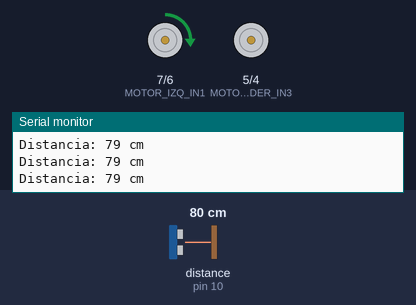
The sketch below on a simulated Arduino Uno, built with avr-gcc and run on an emulated ATmega328P. Shown: motor-driver pin pairs drawn as motors (green arrow = first pin HIGH = forward, orange = second pin HIGH = backward, longer = more drive, scaled by the enable pin), the last lines printed to the serial monitor. Wiring (inferred from the names in the program): ultrasonic range finder: trigger pin 9; echo pin 10. Inputs (shaded band) come from the test bench; at power-on: distance to the obstacle (sensor on pin 10) 80 cm. The echo pulse lasts 58.3 µs per cm.

Above: at 3.2 s.
3.3 s: distance to the obstacle (sensor on pin 10) set to 18 cm
6.3 s: distance to the obstacle (sensor on pin 10) set to 14 cm
At 7.2 s:
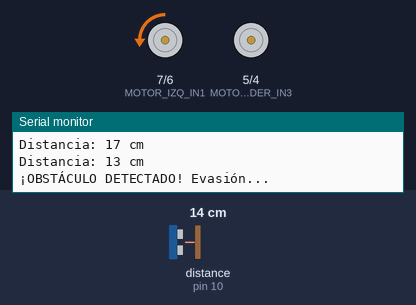
9.3 s: distance to the obstacle (sensor on pin 10) set to 35 cm
10.9 s: distance to the obstacle (sensor on pin 10) set to 2 cm
At 13.8 s:
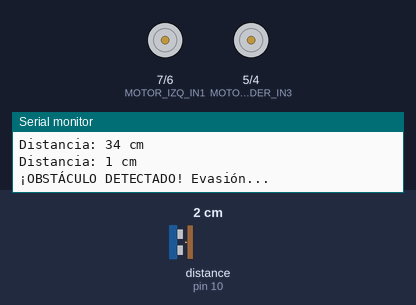
Timing chart, 0 to 14.9 s (numbered marks = the images above; inputs shaded):
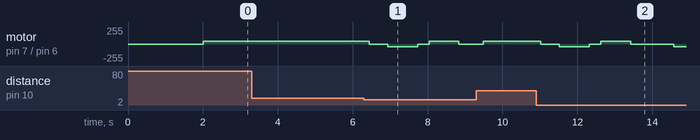

Measured:
- the behaviour switches between 16 and 15 cm on distance to the obstacle (sensor on pin 10) (found by bisection; images 0 and 1)
- after the input at 6.3 s, motor on pin 7 (MOTOR_IZQ_IN1) / pin 6 (MOTOR_IZQ_IN2): forward 40/255 → stopped after 0.14 s, → backward 40/255 0.50 s later, → stopped 0.80 s later, → forward 40/255 0.30 s later, … (5 changes in this stretch)
- after the input at 10.9 s, motor on pin 7 (MOTOR_IZQ_IN1) / pin 6 (MOTOR_IZQ_IN2): forward 40/255 → stopped after 0.12 s, → backward 40/255 0.50 s later, → stopped 0.80 s later, → forward 40/255 0.30 s later, … (6 changes in this stretch)

The sketch:

movobstaculos.ino
```cpp
#include <Arduino.h>

// --- PINES Y CONSTANTES ---
const int TRIG_PIN         = 9;
const int ECHO_PIN         = 10;
const int UMBRAL_OBSTACULO = 15; // cm

const int MOTOR_IZQ_IN1  = 7;
const int MOTOR_IZQ_IN2  = 6;
const int MOTOR_DER_IN3  = 5;
const int MOTOR_DER_IN4  = 4;
const int MOTOR_IZQ_ENA  = 2; // PWM
const int MOTOR_DER_ENB  = 3; // PWM

const int VELOCIDAD_MOTOR = 40; // 0-255

// --- SETUP ---
void setup() {
  Serial.begin(9600);

  // Motores
  pinMode(MOTOR_IZQ_IN1, OUTPUT);
  pinMode(MOTOR_IZQ_IN2, OUTPUT);
  pinMode(MOTOR_DER_IN3, OUTPUT);
  pinMode(MOTOR_DER_IN4, OUTPUT);
  pinMode(MOTOR_IZQ_ENA, OUTPUT);
  pinMode(MOTOR_DER_ENB, OUTPUT);

  // Sensor ultrasónico
  pinMode(TRIG_PIN, OUTPUT);
  pinMode(ECHO_PIN, INPUT);

  detenerse();
  Serial.println("Robot listo. Iniciando detección de obstáculos...");
  delay(2000);
}

// --- LOOP ---
void loop() {
  long duracion;
  int distancia_cm;

  // Emite pulso ultrasónico
  digitalWrite(TRIG_PIN, LOW);
  delayMicroseconds(2);
  digitalWrite(TRIG_PIN, HIGH);
  delayMicroseconds(10);
  digitalWrite(TRIG_PIN, LOW);

  // Lee eco
  duracion = pulseIn(ECHO_PIN, HIGH);
  distancia_cm = duracion * 0.0343 / 2;

  Serial.print("Distancia: ");
  Serial.print(distancia_cm);
  Serial.println(" cm");

  if (distancia_cm > 0 && distancia_cm < UMBRAL_OBSTACULO) {
    Serial.println("¡OBSTÁCULO DETECTADO! Evasión...");
    detenerse();
    delay(500);
    retroceder();
    delay(800);
    detenerse();
    delay(300);
    girarDerecha();
    delay(800);
    detenerse();
    delay(500);
  } else {
    avanzar();
  }

  delay(150);
}

// --- FUNCIONES DE MOVIMIENTO ---

void avanzar() {
  digitalWrite(MOTOR_IZQ_IN1, HIGH);
  digitalWrite(MOTOR_IZQ_IN2, LOW);
  digitalWrite(MOTOR_DER_IN3, HIGH);
  digitalWrite(MOTOR_DER_IN4, LOW);
  analogWrite(MOTOR_IZQ_ENA, VELOCIDAD_MOTOR);
  analogWrite(MOTOR_DER_ENB, VELOCIDAD_MOTOR);
}

void retroceder() {
  digitalWrite(MOTOR_IZQ_IN1, LOW);
  digitalWrite(MOTOR_IZQ_IN2, HIGH);
  digitalWrite(MOTOR_DER_IN3, LOW);
  digitalWrite(MOTOR_DER_IN4, HIGH);
  analogWrite(MOTOR_IZQ_ENA, VELOCIDAD_MOTOR);
  analogWrite(MOTOR_DER_ENB, VELOCIDAD_MOTOR);
}

void detenerse() {
  analogWrite(MOTOR_IZQ_ENA, 0);
  analogWrite(MOTOR_DER_ENB, 0);
}

void girarDerecha() {
  digitalWrite(MOTOR_IZQ_IN1, HIGH);
  digitalWrite(MOTOR_IZQ_IN2, LOW);
  digitalWrite(MOTOR_DER_IN3, LOW);
  digitalWrite(MOTOR_DER_IN4, HIGH);
  analogWrite(MOTOR_IZQ_ENA, VELOCIDAD_MOTOR);
  analogWrite(MOTOR_DER_ENB, VELOCIDAD_MOTOR);
}
```
